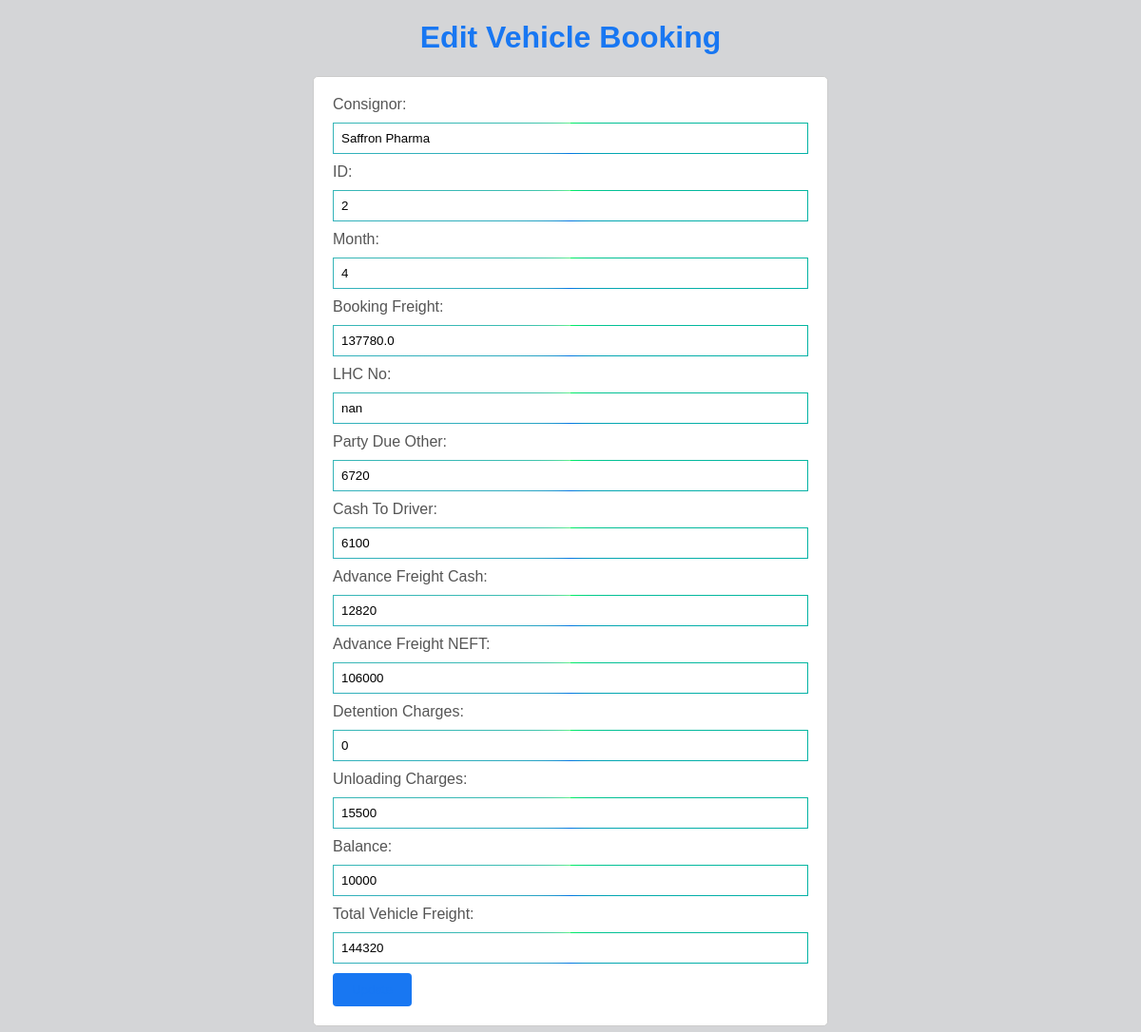
Screenshot of /update_entries/2819/ with the database file from the repository.
### service/models.py (models this page shows, shortened)
class Vehicle_Booking_Statement(models.Model):
    id = models.IntegerField(primary_key=True)
    month=models.CharField(max_length=10, choices=MONTH_CHOICES,null=True, blank=True)
    GSTIN=models.CharField(max_length=50,null=True, blank=True)
    BillDate = models.DateField(null=True, blank=True)
    Submitted_On = models.DateField(null=True, blank=True)
    Placement_Date = models.DateField(null=True, blank=True)
    Consignor = models.CharField(max_length=50, null=True, blank=True)
    Consignee = models.CharField(max_length=50, null=True, blank=True)
    From = models.CharField(max_length=50, null=True, blank=True)
    To = models.CharField(max_length=50, null=True, blank=True)
    LR_NO = models.CharField(max_length=50, null=True, blank=True)
    LR_DATE = models.DateField(null=True, blank=True)
    Invoice_No = models.CharField(max_length=50, null=True, blank=True)
    Vehicle_No = models.CharField(max_length=50, null=True, blank=True)
    Vehicle_Type = models.CharField(max_length=50, null=True, blank=True)
    Driver_Mobile_No = models.CharField(max_length=50,null=True, blank=True)
    Material = models.CharField(max_length=50, null=True, blank=True)
    No_Of_Boxes = models.CharField(max_length=50,null=True, blank=True)
    Type_of_packaging = models.CharField(max_length=50, null=True, blank=True)
    Total_weight_of_material = models.CharField(max_length=50, null=True, blank=True)
    Rate_per_kg_or_station = models.CharField(max_length=50, null=True, blank=True)
    Booking_Freight = models.CharField(max_length=50,null=True, blank=True)
    POD = models.CharField(max_length=10,choices=Pod,null=True,blank=True)
    Party_Due = models.CharField(max_length=50,null=True, blank=True)
    Total_Due = models.CharField(max_length=50,null=True, blank=True)
    Bilty_Charge = models.CharField(max_length=50,null=True, blank=True)
    Extra_Point_Charge = models.CharField(max_length=50,null=True, blank=True)
    Extra_Running_Charge = models.CharField(max_length=50,null=True, blank=True)
    Detention_Charge = models.CharField(max_length=50,null=True, blank=True)
    Hamali_Charge = models.CharField(max_length=50,null=True, blank=True)
    other_Extra_Charge = models.CharField(max_length=50,null=True, blank=True)
    Grand_Total_Booking = models.CharField(max_length=50,null=True, blank=True)
    LHC_No = models.CharField(max_length=50,null=True, blank=True)
    Party_Due_Other = models.CharField(max_length=50,null=True, blank=True)
    Cash_To_Driver = models.CharField(max_length=50,null=True, blank=True)
    Advance_Freight_Cash = models.CharField(max_length=50,null=True, blank=True)
    Advance_Freight_NEFT = models.CharField(max_length=50,null=True, blank=True)
    DetentionCharges_OverloadChallan_Tax = models.CharField(max_length=50,null=True, blank=True)
    Unloading_chargespaidtodriver = models.CharField(max_length=50,null=True, blank=True)
    Balance = models.CharField(max_length=50,null=True, blank=True)
    Total_Vehicle_Freight = models.CharField(max_length=50,null=True, blank=True)
    Surplus = models.CharField(max_length=50,null=True, blank=True)
    Surpluspercent = models.CharField(max_length=50,null=True, blank=True)
    TPT = models.CharField(max_length=50, null=True, blank=True)
    PAN = models.CharField(max_length=50, null=True, blank=True)
    TDS_Amount = models.CharField(max_length=50,null=True, blank=True)
    Actual_Freight = models.CharField(max_length=50,null=True, blank=True)
    TDSpercent = models.CharField(max_length=50,null=True, blank=True)
    TDS = models.CharField(max_length=50,null=True, blank=True)
    TDS_Exemption = models.CharField(max_length=50, null=True, blank=True)
    Remarks1 = models.CharField(max_length=50,null=True, blank=True)
    NEFT_Date = models.DateField(null=True, blank=True)
    POD_Rcv_Dt = models.CharField(max_length=50,null=True, blank=True)
    Balance_freight_to_be_paid = models.CharField(max_length=50, null=True, blank=True)
    Balance_paid = models.CharField(max_length=50,null=True, blank=True)
    Unloading_Paid = models.CharField(max_length=50,null=True, blank=True)
    Date = models.DateField(null=True, blank=True)
    NEFT_OR_CASH = models.CharField(max_length=50, null=True, blank=True)
    Accountno_BrokerName = models.CharField(max_length=50, null=True, blank=True)
    Broker_Transporter_Account_No = models.CharField(max_length=50,null=True, blank=True)
    Bank_Name = models.CharField(max_length=50, null=True, blank=True)
    IFSC_CODE = models.CharField(max_length=50, null=True, blank=True)
    Remarks = models.CharField(max_length=200, null=True, blank=True)

### service/views.py (the view)
# urls.py: path('update_entries/<str:LR_NO>/',update_entries,name='update_entries'),
def update_entries(request,LR_NO):
    consignor_list = Vehicle_Booking_Statement.objects.values('Consignor').distinct()
    bookings=Vehicle_Booking_Statement.objects.get(LR_NO=LR_NO)
    context = {
                'consignor_list': consignor_list,
                'booking':bookings,
            }
    return render(request,"edit_vehicle_booking.html",context)

### templates/edit_vehicle_booking.html (shortened to what this page needs)
<!DOCTYPE html>
<html>
<head>
</head>
<body>
    <h1>Edit Vehicle Booking</h1>
    <form method="POST" action="{% url 'update_vehicle_booking' %}">
        <div>
            <label for="consignor_name">Consignor:</label>
            <input type="text" name="consignor_name" id="consignor_name" value="{{ booking.Consignor}}">
        </div>
        <div>
            <label for="id">ID:</label>
            <input type="number" name="id" id="id" value="{{ booking.id }}">
        </div>
        <div>
            <label for="month">Month:</label>
            <input type="text" name="month" id="month" placeholder="e.g. January" value="{{ booking.month }}" required>
        </div>
        <div>
            <label for="booking_freight">Booking Freight:</label>
            <input type="text" name="booking_freight" id="booking_freight" value="{{ booking.Booking_Freight }}">
        </div>
        <div>
            <label for="lhc_no">LHC No:</label>
            <input type="text" name="lhc_no" id="lhc_no" value="{{ booking.LHC_No }}">
        </div>
        <div>
            <label for="party_due_other">Party Due Other:</label>
            <input type="text" name="party_due_other" id="party_due_other" value="{{ booking.Party_Due_Other }}">
        </div>
        <div>
            <label for="cash_to_driver">Cash To Driver:</label>
            <input type="text" name="cash_to_driver" id="cash_to_driver" value="{{ booking.Cash_To_Driver }}">
        </div>
        <div>
            <label for="advance_freight_cash">Advance Freight Cash:</label>
            <input type="text" name="advance_freight_cash" id="advance_freight_cash" value="{{ booking.Advance_Freight_Cash }}">
        </div>
        <div>
            <label for="advance_freight_neft">Advance Freight NEFT:</label>
            <input type="text" name="advance_freight_neft" id="advance_freight_neft" value="{{ booking.Advance_Freight_NEFT }}">
        </div>
        <div>
            <label for="detention_charges">Detention Charges:</label>
            <input type="text" name="detention_charges" id="detention_charges" value="{{ booking.DetentionCharges_OverloadChallan_Tax }}">
        </div>
        <div>
            <label for="unloading_charges">Unloading Charges:</label>
            <input type="text" name="unloading_charges" id="unloading_charges" value="{{ booking.Unloading_chargespaidtodriver }}">
        </div>
        <div>
            <label for="balance">Balance:</label>
            <input type="text" name="balance" id="balance" value="{{ booking.Balance }}">
        </div>
        <div>
            <label for="total_freight">Total Vehicle Freight:</label>
            <input type="text" name="total_freight" id="total_freight" value="{{ booking.Total_Vehicle_Freight }}">
        </div>
        <button type="submit">Update</button>
    </form>
</body>
</html>

### templates/edit_vehicle_booking.html (style rules this page uses)
body { font-family: Arial, sans-serif; background-color: #d4d5d7; color: #000000; }
h1 { text-align: center; color: #1877F2; }
form { max-width: 500px; margin: 0 auto; padding: 20px; background-color: #fff; border: 1px solid #ccc; border-radius: 5px; }
form label { display: block; margin-bottom: 10px; color: #555; }
form input[type="text"], form input[type="number"], form select { width: 100%; padding: 8px; border: 1px solid #ccc; border-radius: 4px; box-sizing: border-box; margin-bottom: 10px; border-image: conic-gradient( #00F260, #0575E6,#64f38c) 1; }
form button[type="submit"] { background-color: #1877F2 ; color: #1877F2; padding: 10px 20px; border: none; border-radius: 4px; cursor: pointer; }

### rows the page displays
Vehicle_Booking_Statement: consignor_name "Saffron Pharma", id "2", month "4", booking_freight "137780.0", lhc_no "nan", party_due_other "6720", cash_to_driver "6100", advance_freight_cash "12820", advance_freight_neft "106000", detention_charges "0", unloading_charges "15500", balance "10000", total_freight "144320"
